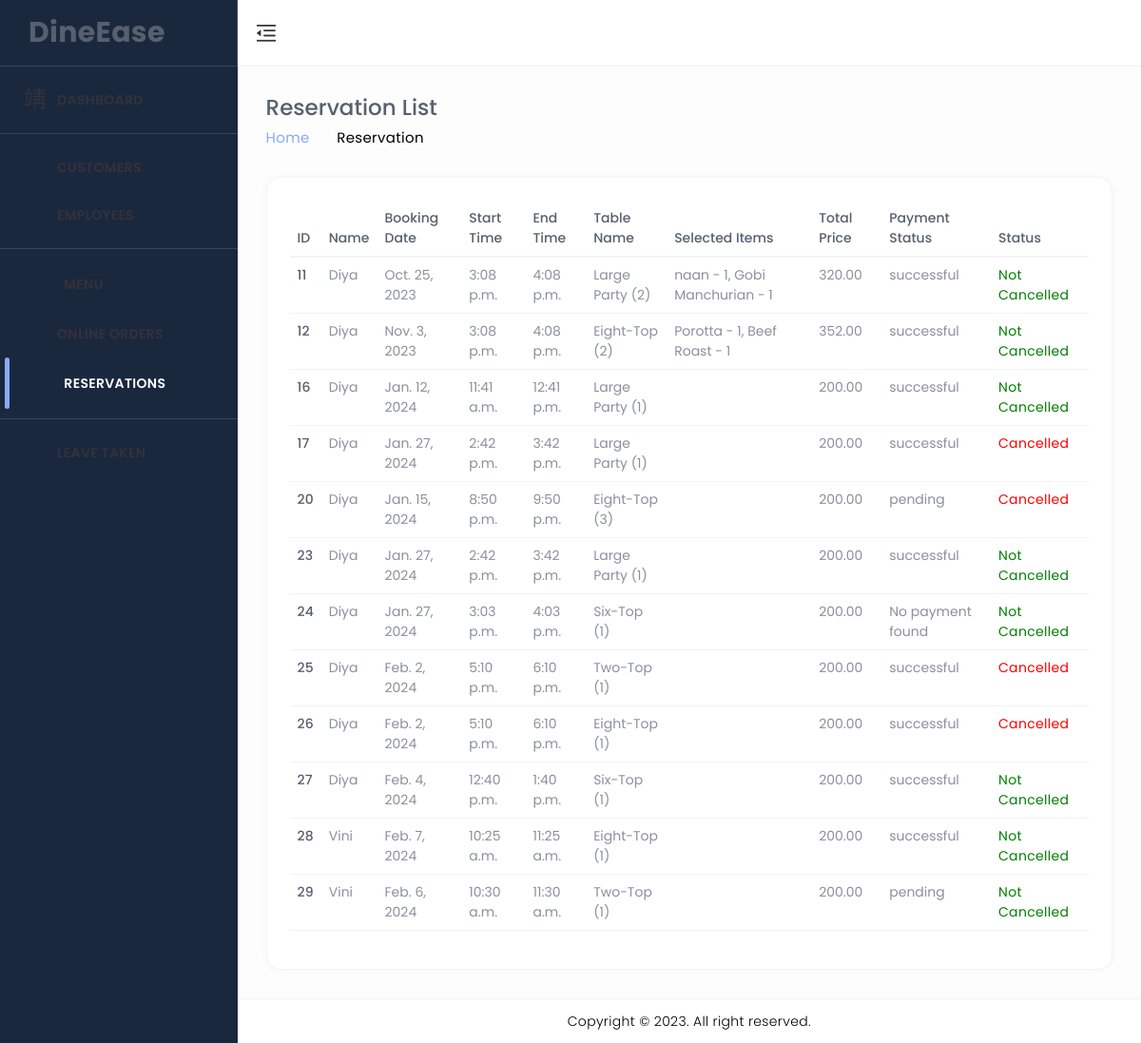
The page /ad_booking_lists/ on the database as committed earlier.
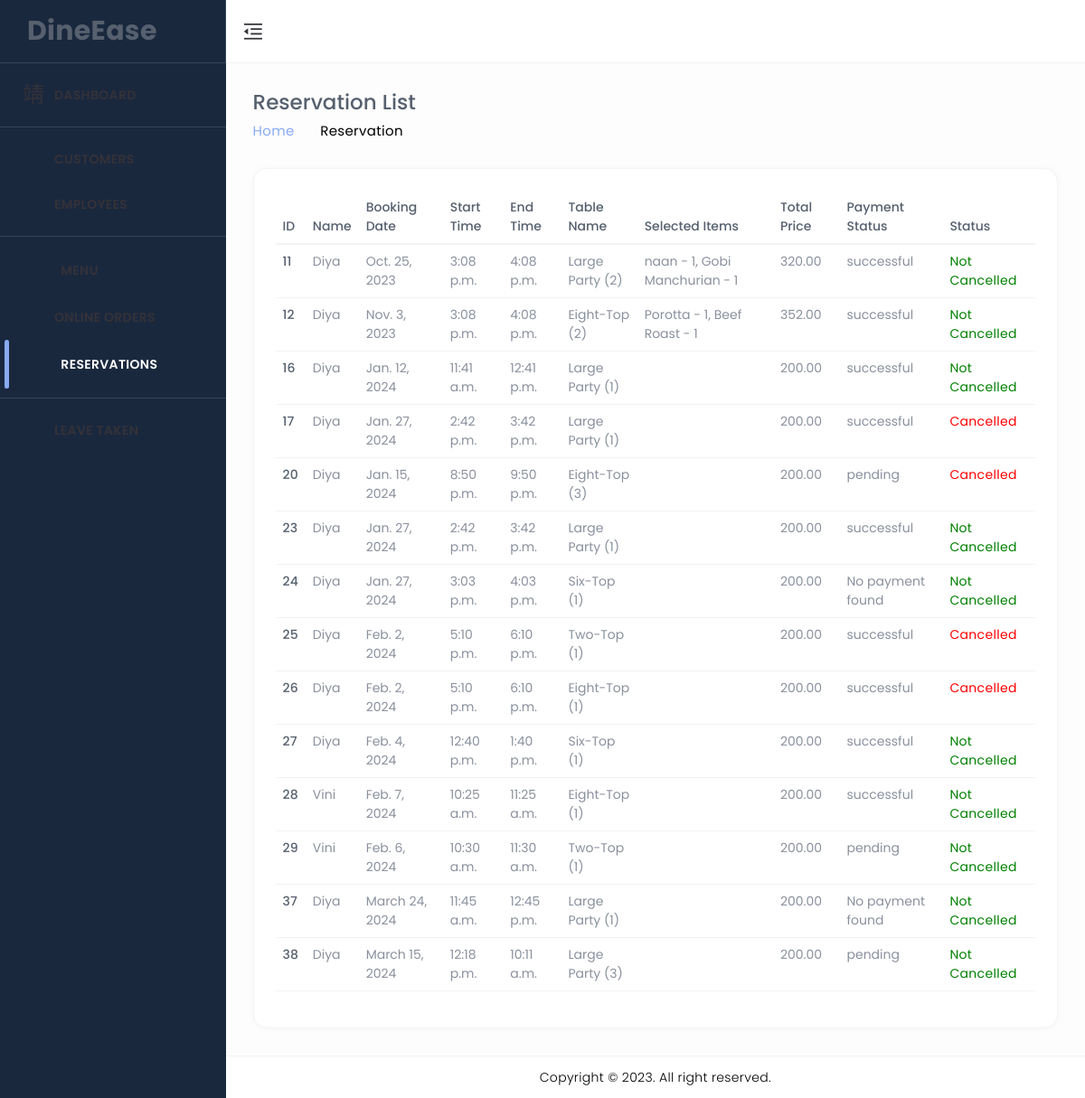
The same page on the database as committed later.
### home/models.py (models this page shows, shortened)
class TableBooking(models.Model):
    name = models.ForeignKey(CustomUser, on_delete=models.CASCADE, related_name='bookings_by_name', null=True)
    phone = models.ForeignKey(CustomUser, on_delete=models.CASCADE, related_name='bookings_by_phone', null=True)
    email = models.ForeignKey(CustomUser, on_delete=models.CASCADE, related_name='bookings_by_email', null=True)
    TABLE_NAME_CHOICES = [
        ('Two-Top (1)', 'Two-Top (1)'),
        ('Two-Top (2)', 'Two-Top (2)'),
        ('Two-Top (3)', 'Two-Top (3)'),
        ('Four-Top (1)', 'Four-Top (1)'),
        ('Four-Top (2)', 'Four-Top (2)'),
        ('Four-Top (3)', 'Four-Top (3)'),
        ('Six-Top (1)', 'Six-Top (1)'),
        ('Six-Top (2)', 'Six-Top (2)'),
        ('Six-Top (3)', 'Six-Top (3)'),
        ('Eight-Top (1)', 'Eight-Top (1)'),
        ('Eight-Top (2)', 'Eight-Top (2)'),
        ('Eight-Top (3)', 'Eight-Top (3)'),
        ('Large Party (1)', 'Large Party (1)'),
        ('Large Party (2)', 'Large Party (2)'),
        ('Large Party (3)', 'Large Party (3)'),
    ]
    table_name = models.CharField(max_length=30, null=True, blank=True, choices=TABLE_NAME_CHOICES)
    date = models.DateField(null=True)
    start_time = models.TimeField(null=True)
    end_time = models.TimeField(null=True)
    status = models.BooleanField(default=False)
    del_status = models.BooleanField(default=False)
    selected_items = models.TextField(blank=True, null=True)
    total_price = models.DecimalField(max_digits=10, decimal_places=2, default=0)

class CustomUser(AbstractUser):
    CUSTOMER = 1
    EMPLOYEE = 2
    ROLE_CHOICE = (
        (CUSTOMER, 'CUSTOMER'),
        (EMPLOYEE, 'EMPLOYEE'),
    )
    username=None
    first_name = None
    last_name = None
    USERNAME_FIELD = 'email'
    name = models.CharField(max_length=50)
    email = models.EmailField(max_length=100, unique=True)
    phone = models.CharField(max_length=12, blank=True)
    password = models.CharField(max_length=128)
    role = models.IntegerField(choices=ROLE_CHOICE, blank=True, null=True,default='1')
    is_admin = models.BooleanField(default=False)
    is_staff = models.BooleanField(default=False)
    is_active = models.BooleanField(default=True)
    is_superadmin = models.BooleanField(default=False)
    REQUIRED_FIELDS = ['name', 'phone']
    objects = UserManager()

class Payment(models.Model):
    class PaymentStatusChoices(models.TextChoices):
        PENDING = 'pending', 'Pending'
        SUCCESSFUL = 'successful', 'Successful'
        FAILED = 'failed', 'Failed'
    user = models.ForeignKey(CustomUser, on_delete=models.CASCADE)  # Link the payment to a user
    razorpay_order_id = models.CharField(max_length=255)  # Razorpay order ID
    payment_id = models.CharField(max_length=255)  # Razorpay payment ID
    amount = models.DecimalField(max_digits=8, decimal_places=2)  # Amount paid
    currency = models.CharField(max_length=3)  # Currency code (e.g., "INR")
    timestamp = models.DateTimeField(auto_now_add=True)  # Timestamp of the payment
    payment_status = models.CharField(max_length=20, choices=PaymentStatusChoices.choices, default=PaymentStatusChoices.PENDING)
    billing_info = models.ForeignKey(BillingInformation, on_delete=models.CASCADE, null=True, blank=True)
    table_booking = models.ForeignKey(TableBooking, on_delete=models.CASCADE, related_name='payments', null=True, blank=True)
    class Meta:
        ordering = ['-timestamp']

### home/views.py (the view)
# urls.py: path('ad_booking_lists/', ad_booking_lists, name='ad_booking_lists'),
def ad_booking_lists(request):
    bookings = TableBooking.objects.all() # Retrieve all booking details and related payments
    return render(request, 'admin_dashboard/tbl_booking_list.html', {'bookings': bookings})

### templates/admin_dashboard/tbl_booking_list.html (shortened to what the changed rows need)
{% load static %}
<!DOCTYPE html>
<html lang="en" dir="ltr">
<head>
	<link href="{% static 'assets/css/materialdesignicons.min.css' %}" rel="stylesheet" />
	<link href="{% static 'assets/plugins/simplebar/simplebar.css' %}" rel="stylesheet" />
	<link href="{% static 'assets/plugins/data-tables/datatables.bootstrap5.min.css' %}" rel='stylesheet'>
	<link href="{% static 'assets/plugins/data-tables/responsive.datatables.min.css' %}" rel='stylesheet'>
	<link id="{% static 'style.css' %}" rel="stylesheet" href="{% static 'assets/css/style.css' %}" />
</head>
<body class="ec-header-fixed ec-sidebar-fixed ec-sidebar-dark ec-header-light" id="body">
	<div class="wrapper">
		<div class="ec-page-wrapper">
			<div class="ec-content-wrapper">
				<div class="content">
					<div class="breadcrumb-wrapper breadcrumb-contacts">
						<div>
							<h1>Reservation List</h1>
						</div>
					</div>
					<div class="row">
						<div class="col-xl-12 col-lg-12">
							<div class="ec-cat-list card card-default">
								<div class="card-body">
									<div class="table-responsive">
										<table id="responsive-data-table" class="table">
											<thead>
                                                <tr>
                                                    <th>ID</th>
                                                    <th>Name</th>
                                                    <th>Booking Date</th>
													<th>Start Time</th>
													<th>End Time</th>
													<th>Table Name</th>
													<th>Selected Items</th>
													<th>Total Price</th>
													<th>Payment Status</th>
                                                    <th>Status</th>
                                                </tr>
                                            </thead>
                                            <tbody>
												{% for booking in bookings %}
													<tr>
														<td>{{ booking.id }}</td>
														<td>{{ booking.name.name }}</td>
														<td>{{ booking.date }}</td>
														<td>{{ booking.start_time }}</td>
														<td>{{ booking.end_time }}</td>
														<td>{{ booking.table_name }}</td>
														<td>{{ booking.selected_items }}</td>
														<td>{{ booking.total_price }}</td>
														<td>
																{% for payment in booking.payments.all %}
																	{{ payment.payment_status }}
																{% empty %}
																	No payment found
																{% endfor %}
														</td>
														<td>
															{% if booking.status %}
															<span style="color: red;">Cancelled</span>
															{% else %}
																<span style="color: green;">Not Cancelled</span>
															{% endif %}
														</td>
													</tr>
												{% endfor %}
											</tbody>
										</table>
									</div>
								</div>
							</div>
						</div>
					</div>
				</div>
			</div>
		</div>
	</div>
</body>
</html>

Rows that differ between the two databases and show on the page:
added TableBooking: id "37", name.name "Diya", date "March 24, 2024", start_time "11:45 a.m.", end_time "12:45 p.m.", table_name "Large Party (1)", total_price "200.00", status "Not Cancelled"
added TableBooking: id "38", name.name "Diya", date "March 15, 2024", start_time "12:18 p.m.", end_time "10:11 a.m.", table_name "Large Party (3)", total_price "200.00", status "Not Cancelled"
added Payment: payment_status "pending", shown under "38"
